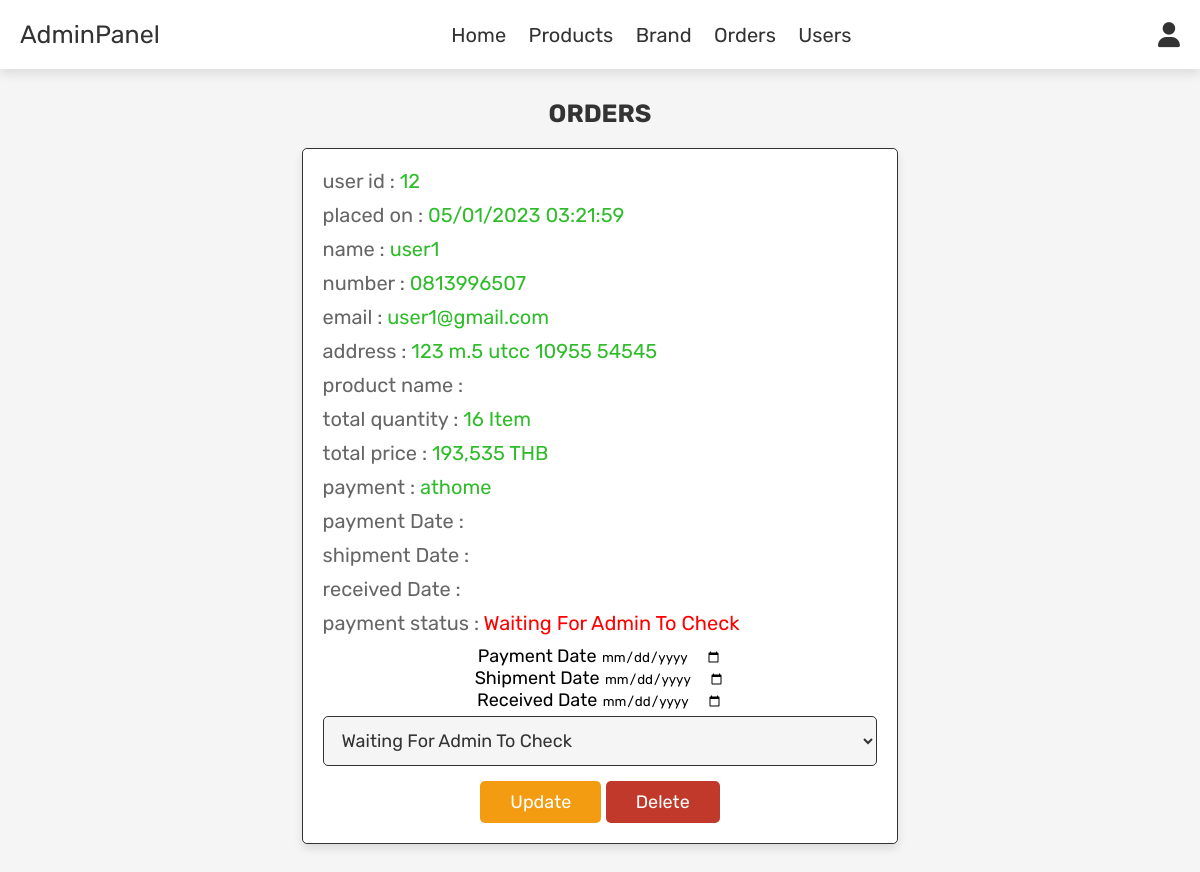
Page /admin/admin_orders.php (signed in) on the committed database.
### tables this page shows
CREATE TABLE `orders` (
  `id` int(100) NOT NULL,
  `user_id` int(100) NOT NULL,
  `name` varchar(100) NOT NULL,
  `number` varchar(12) NOT NULL,
  `email` varchar(100) NOT NULL,
  `payment` varchar(50) NOT NULL COMMENT 'การจัดส่ง',
  `address` varchar(500) NOT NULL,
  `product_name` varchar(100) NOT NULL,
  `total_quantity` int(100) NOT NULL COMMENT 'จำนวนสินค้าทั้งหมด',
  `total_price` int(100) NOT NULL COMMENT 'จำนวนเงินทั้งหมด',
  `placed_on` varchar(50) NOT NULL COMMENT 'เวลาที่กดสั่งซื้อ',
  `payment_status` varchar(20) NOT NULL COMMENT 'สถานะออเดอร์',
  `shipment_date` varchar(50) NOT NULL COMMENT 'เวลาในการจัดส่ง',
  `received_date` varchar(50) NOT NULL COMMENT 'เวลารับสินค้า',
  `payment_date` varchar(50) NOT NULL COMMENT 'เวลาชำระเงิน'
);

### admin/admin_orders.php (the view, shortened to what this page needs)
<?php
include '../include/connect.php';
?>
<!DOCTYPE html>
<html lang="en">
<head>
   <link rel="stylesheet" href="https://cdnjs.cloudflare.com/ajax/libs/font-awesome/6.0.0/css/all.min.css">
   <link rel="stylesheet" href="../css/admin_style.css">
</head>
<body>
   <?php include 'admin_header.php'; ?>
   <section class="orders">
      <h1 class="title">orders</h1>
      <div class="box-container">
         <?php
         if (isset($_GET["st"])){
            $status = $_GET["st"];
            $select_orders = mysqli_query($conn, "SELECT * FROM `orders` WHERE payment_status='$status'") or die('query failed');
         }else{
            $select_orders = mysqli_query($conn, "SELECT * FROM `orders`") or die('query failed');
         }
         if (mysqli_num_rows($select_orders) > 0) {
            while ($fetch_orders = mysqli_fetch_assoc($select_orders)) {
         ?>
               <div class="box">
                  <p> user id : <span><?php echo $fetch_orders['user_id']; ?></span> </p>
                  <p> placed on : <span><?php echo $fetch_orders['placed_on']; ?></span> </p>
                  <p> name : <span><?php echo $fetch_orders['name']; ?></span> </p>
                  <p> number : <span><?php echo $fetch_orders['number']; ?></span> </p>
                  <p> email : <span><?php echo $fetch_orders['email']; ?></span> </p>
                  <p> address : <span><?php echo $fetch_orders['address']; ?></span> </p>
                  <p> product name : <span><?php echo $fetch_orders['product_name']; ?></span> </p>
                  <p> total quantity : <span><?php echo $fetch_orders['total_quantity']; ?> Item</span> </p>
                  <p> total price : <span><?php echo number_format ($fetch_orders['total_price']); ?> THB</span> </p>
                  <p> payment : <span><?php echo $fetch_orders['payment']; ?></span> </p>
                  <p> payment Date : <span><?php echo $fetch_orders['payment_date']; ?></span> </p>
                  <p> shipment Date : <span><?php echo $fetch_orders['shipment_date']; ?></span> </p>
                  <p> received Date : <span><?php echo $fetch_orders['received_date']; ?></span> </p>
                  <p> payment status :
                     <span style="color:<?php if ($fetch_orders['payment_status'] == 'wadmin') {
                                             echo 'red';
                                          } else {
                                             echo 'green';
                                          } ?>;">
                        <?php
                        if ($fetch_orders['payment_status'] == "wadmin") {
                           echo "Waiting For Admin To Check";
                        } elseif ($fetch_orders['payment_status'] == "wdelivery") {
                           echo "The Product Is Being Delivered.";
                        } elseif ($fetch_orders['payment_status'] == "finish") {
                           echo "The Product Has Been Shipped.";
                        } elseif ($fetch_orders['payment_status'] == "rproduct") {
                           echo "Return";
                        } elseif ($fetch_orders['payment_status'] == "rpd") {
                           echo "Product Returned Successfully";
                        }
                        ?>
                     </span>
                  </p>
                  <form action="" method="post">
                            <div class="form-group mb-3">
                                <label for="">Payment Date</label>
                                <input type="date" name="payment_date" class="form-control" />
                            </div>
                            <div class="form-group mb-3">
                                <label for="">Shipment Date</label>
                                <input type="date" name="shipment_date" class="form-control" />
                            </div>
                            <div class="form-group mb-3">
                                <label for="">Received Date</label>
                                <input type="date" name="received_date" class="form-control" />
                            </div>
                     <select name="update_payment">
                        <option value="" selected disabled><?php
                        if ($fetch_orders['payment_status'] == "wadmin") {
                           echo "Waiting For Admin To Check";
                        } elseif ($fetch_orders['payment_status'] == "wdelivery") {
                           echo "The Product Is Being Delivered.";
                        } elseif ($fetch_orders['payment_status'] == "finish") {
                           echo "The Product Has Been Shipped.";
                        } elseif ($fetch_orders['payment_status'] == "rproduct") {
                           echo "Return";
                        } elseif ($fetch_orders['payment_status'] == "rpd") {
                           echo "Product Returned Successfully";
                        }
                        ?></option>
                     </select>
                     <input type="submit" value="update" name="update_order" class="option-btn">
                     <a href="admin_orders.php?delete=<?php echo $fetch_orders['id']; ?>" onclick="return confirm('delete this order?');" class="delete-btn">delete</a>
                  </form>
               </div>
         <?php
            }
         } else {
            echo 'No Orders Yet';
         }
         ?>
      </div>
   </section>
</body>
</html>

### css/admin_style.css (style rules this page uses)
:root { --green:#2fbc2a; --red:#c0392b; --orange:#f39c12; --black:#333; --white:#fff; --light-color:#666; --light-white:#ccc; --light-bg:#f5f5f5; --border:.1rem solid var(--black); --box-shadow:0 .5rem 1rem rgba(0,0,0,.1); }
* { font-family: 'Rubik', sans-serif; margin:0; padding:0; box-sizing: border-box; outline: none; border:none; text-decoration: none; transition:all .2s linear; }
html { font-size: 62.5%; overflow-x: hidden; }
body { background-color: var(--light-bg); }
section { padding:3rem 2rem; }
.title { text-align: center; margin-bottom: 2rem; text-transform: uppercase; color:var(--black); font-size: 2.5rem; }
.btn, .option-btn, .delete-btn, .white-btn { display: inline-block; margin-top: 1rem; padding:1rem 3rem; cursor: pointer; color:var(--white); font-size: 1.8rem; border-radius: .5rem; text-transform: capitalize; }
.option-btn { background-color: var(--orange); }
.delete-btn { background-color: var(--red); }
.orders .box-container { display: grid; font-size: large; justify-content: center; gap:1.5rem; max-width: 1200px; margin:0 auto; align-items: flex-start; }
.orders .box-container .box { background-color: var(--white); padding:2rem; border:var(--border); box-shadow: var(--box-shadow); border-radius: .5rem; }
.orders .box-container .box p { padding-bottom: 1rem; font-size: 2rem; color:var(--light-color); }
.orders .box-container .box p span { color:var(--green); }
.orders .box-container .box form { text-align: center; }
.orders .box-container .box form select { border-radius: .5rem; margin:.5rem 0; width: 100%; background-color: var(--light-bg); border:var(--border); padding:1.2rem 1.4rem; font-size: 1.8rem; color:var(--black); }

### rows in the picture
orders: user "12", placed_on "05/01/2023 03:21:59", name "user1", number "0813996507", email "user1@gmail.com", address "123 m.5 utcc 10955 54545", total_quantity "16", total_price "193,535", payment "athome", shows "Waiting For Admin To Check"
